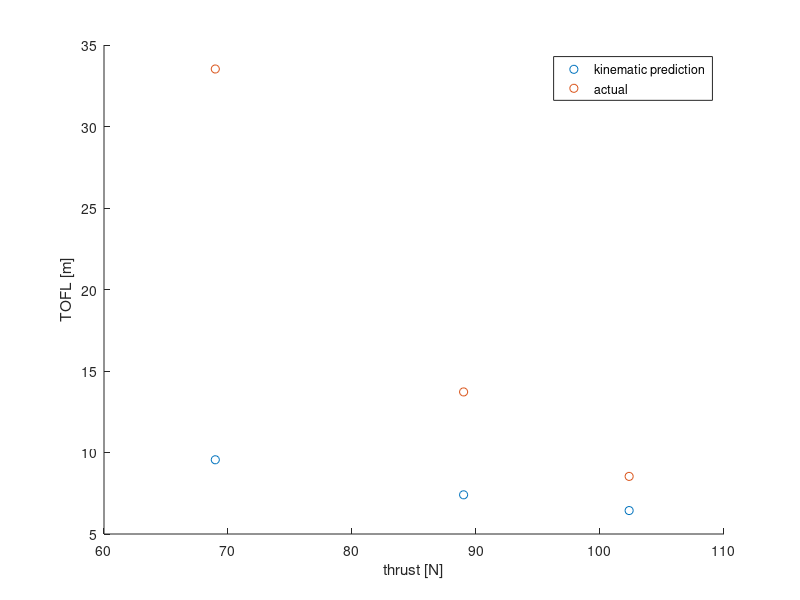

The MATLAB source for this figure: (Note: this script raises an error after producing the figure.)
close all;
wind = 0;
dens = 1.19;
m = 12.8;
W = m*9.81;
CLmax = 2.1;
S = .4*2.44;
VTOfactor = 1;
propType = ["14x7", "15x8", "16x10"];
pitch = [14 15 16];
F = [15.5 20 23]*4.45;
%F = [3.8 20 23]*4.45;

a = F/m;
VTO = VTOfactor*(W/(.5*dens*CLmax*S))^.5;
TOFLpredicted = (VTO-wind)^2./(2*a)
TOFLactual = [110 45 28]*.3048

scatter(F, TOFLpredicted)
hold on
scatter(F, TOFLactual)
legend("kinematic prediction", "actual")
xlabel("thrust [N]")
ylabel("TOFL [m]")

flight12tas = readmatrix('C:\ADT\PlaneTools22\Development\airspeed22622\Flight 12 TAS.csv');
tflight2acc = flight12tas(flight12tas(:,1) > 1534 & flight12tas(:,1) < 1542 & flight12tas(:,2) > 2, 1);
tflight2acc = tflight2acc - tflight2acc(1);
Vflight2acc = flight12tas(flight12tas(:,1) > 1534 & flight12tas(:,1) < 1542 & flight12tas(:,2) > 2, 2);

figure;
scatter(tflight2acc,Vflight2acc)
hold on;

[accfit, gof] = fit(tflight2acc,Vflight2acc,'poly1');
plot(accfit);
fitrsquare = gof.rsquare
acc = coeffvalues(accfit);
Fcalc = m*acc(1)
xlabel("t [s]")
ylabel("Airspeed, V [m/s]")
title("T/O acceleration - 14x7 propeller")



flight3tas = readmatrix('C:\ADT\PlaneTools22\Development\airspeed22622\Flight 3 TAS.csv');

tflight3acc = flight3tas(flight3tas(:,1) > 508.5 & flight3tas(:,1) < 511 & flight3tas(:,2) > 2, 1);
tflight3acc = tflight3acc - tflight3acc(1);
Vflight3acc = flight3tas(flight3tas(:,1) > 508.5 & flight3tas(:,1) < 511 & flight3tas(:,2) > 2, 2);

figure;
scatter(tflight3acc,Vflight3acc)
hold on;

[accfit, gof] = fit(tflight3acc,Vflight3acc,'poly1');
plot(accfit);
fitrsquare = gof.rsquare
acc3 = coeffvalues(accfit);
Fcalc3 = m*acc3(1)
xlabel("t [s]")
ylabel("Airspeed, V [m/s]")
title("T/O acceleration - 16x10 propeller")
